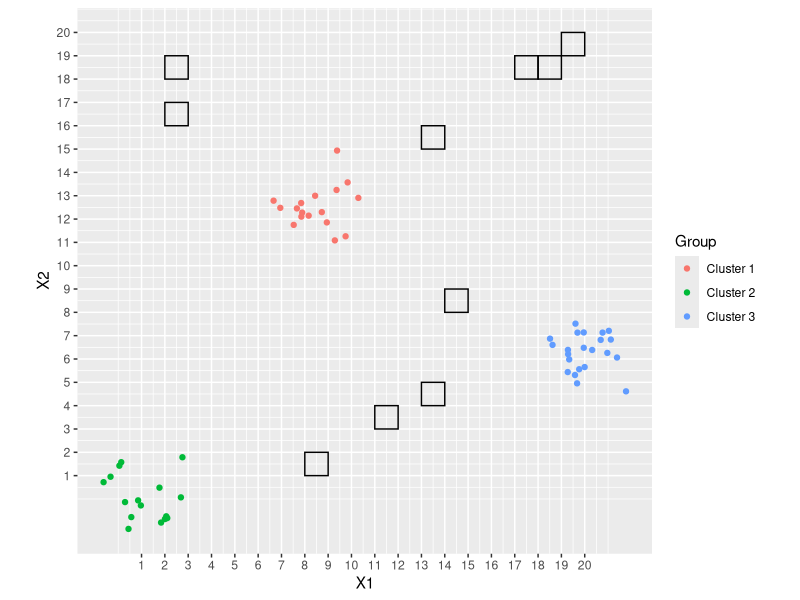

Write R code to recreate this figure.
## ---- chunk 1
require(tidyverse)
## ---- chunk 2
make_clusters<-function(grid_size=20, nclusters=3, avg_size=20){
  # create a list of clusters.
  centers<-split(runif(nclusters*2,0,grid_size),seq(nclusters))
  # get the three cluster sizes
  sizes<-rpois(3,avg_size)
  # get list of matrices of the centers
  center_dfs<-map2(sizes,centers,
                   ~ kronecker(matrix(rep(1,.x),ncol=1), matrix(.y,ncol=2)))
                              # I actually used the kronecker product holy crap!
  # get coordinates of locations
  locations<-sizes %>% # use sizes
    map(~data.frame(matrix(rnorm(.x*2),ncol=2))) %>% # make list of df of changes from centers
    map2(.y=center_dfs,~.x+.y) %>% # add the changes on to the center
    map2(.y=seq(nclusters), ~ mutate(.x, Group=paste("Cluster",.y)))%>%
    bind_rows()
}
## ---- chunk 3
plot_clusters<-function(cluster_df, grid_size=20,samp=NULL){
  # create a plot of the clusters
  p<-ggplot(cluster_df, aes(x=X1, y=X2, color=Group))+
    geom_point()+
    scale_x_continuous(breaks=seq(grid_size))+
    scale_y_continuous(breaks=seq(grid_size))+
    coord_cartesian(xlim=c(0,grid_size), ylim=c(0,grid_size))+
    coord_equal()
  if(!is.null(samp)){
    # this will highlight tiles that are sampled
    # samp is the dataframe containing the coordinates for tiles
    p<-p+geom_rect(data=samp, 
                   aes(x=X, y=Y, xmin=X-1, xmax=X, ymin=Y-1, ymax=Y),
                   color="black",
                   fill=NA)
  }
  p
}
## ---- chunk 4
is_occupied<-function(tile=c(1,1),df){
  # check if a tile is occupied tile location is given as c(row,column)
  # give a dataframe with coordinates of point
  # check if there are any points in xrange & yrange at the same time
  #sum((df[,1]<tile[2] & df[,1]>tile[2]-1) * (df[,1]<tile[2] & df[,1]>tile[2]-1))>0
  
  sum((df[,1]<tile[1]&df[,1]>tile[1]-1) & (df[,2]<tile[2] & df[,2]>tile[2]-1))>0
}
## ---- chunk 5
get_neighbours<- function(tile=c(1,1), hard_border=TRUE,grid_size=20){
  # gets a list of neighbouring tiles
  neighbours<-list(c(tile[1]-1,tile[2]),
                   c(tile[1],tile[2]-1),
                   c(tile[1]+1,tile[2]),
                   c(tile[1],tile[2]+1))
  if(hard_border){
    # do we want to include neighbours outside of the grid?
    # returns the neighbours that are only within the border
    neighbours<-neighbours[map_lgl(neighbours, ~prod(c(.x>0,.x<=grid_size)))]
  }
  # returns list of neighbours for a given tile 
  neighbours
}
## ---- chunk 6
get_tiles<-function(grid_size=20,n1=10,...){
  # this function returns a sample of n1 tiles using a square grid_size grid
  # get a tile
  tiles<-sample(1:grid_size^2,n1,...)
  # convert tile numbers into X and Y
  samp<-data.frame(X=tiles%%grid_size, Y=(tiles-1)%/%grid_size+1)
  samp$X[samp$X==0]<-grid_size
  samp
}

## ---- chunk 7
simulate_one<-function(nclusters=3, grid_size=20,... ){
  # generate clusters
  points<-make_clusters()
  # choose the starting grid cells
  sample_tiles<-get_tiles(...)
  # save a copy to check against for updates
  temp<-sample_tiles
  # check whether or not they are occupied based on the clusters
  occupied<-apply(sample_tiles,1,function(x) is_occupied(x,points))
  # find the neighbours of the occupied points
  neighbours<-apply(sample_tiles[occupied,], 1, get_neighbours)%>% # get neighbours
    bind_rows() %>% # turn list of neighbours into tibble
    as.data.frame() # into dataframe
  # update sample tiles to include neighbours
  sample_tiles<-rbind(sample_tiles,neighbours) %>%
    unique()
  
  # keep looping until sample_tiles does not grow
  while(dim(temp)[1]!=dim(sample_tiles)[1]){ 
    # save a copy to check against for updates
    temp<-sample_tiles
    # check whether or not they are occupied based on the clusters
    occupied<-apply(sample_tiles,1,function(x) is_occupied(x,points))
    # find the neighbours of the occupied points
    neighbours<-apply(sample_tiles[occupied,], 1, get_neighbours)%>% # get neighbours
      bind_rows() %>% # turn list of neighbours into tibble
      as.data.frame() # into dataframe
    # update sample tiles to include neighbours
    sample_tiles<-sample_tiles %>%
      bind_rows(neighbours) %>%
      unique()
  }
  return(list(sample_tiles=cbind(sample_tiles,occupied),points=points))
}


## ---- chunk 8
sample_one<-simulate_one(n1=10,nclusters=3, grid_size=20)
plot_clusters(sample_one$points,samp=sample_one$sample_tiles)
## ---- chunk 9
# Example dataframe
df <- data.frame(
  A = c(1, 2, 3),
  B = c(4, 5, 6),
  C = c(7, 8, 9)
)

# Example vector to add
addition_vector <- c(10, 20, 30)

# Add the vector to every row of the dataframe
result <- df + addition_vector

# View the result
print(result)

## ---- chunk 10
getwd()
